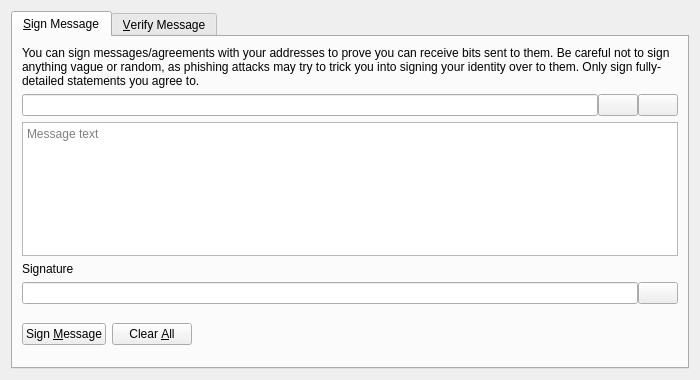
<?xml version="1.0" encoding="UTF-8"?>
<ui version="4.0">
 <class>SignVerifyMessageDialog</class>
 <widget class="QDialog" name="SignVerifyMessageDialog">
  <property name="geometry">
   <rect>
    <x>0</x>
    <y>0</y>
    <width>700</width>
    <height>380</height>
   </rect>
  </property>
  <property name="windowTitle">
   <string>Signatures - Sign / Verify a Message</string>
  </property>
  <property name="modal">
   <bool>true</bool>
  </property>
  <layout class="QVBoxLayout" name="verticalLayout">
   <item>
    <widget class="QTabWidget" name="tabWidget">
     <property name="currentIndex">
      <number>0</number>
     </property>
     <widget class="QWidget" name="tabSignMessage">
      <attribute name="title">
       <string>&amp;Sign Message</string>
      </attribute>
      <layout class="QVBoxLayout" name="verticalLayout_SM">
       <item>
        <widget class="QLabel" name="infoLabel_SM">
         <property name="text">
          <string>You can sign messages/agreements with your addresses to prove you can receive bits sent to them. Be careful not to sign anything vague or random, as phishing attacks may try to trick you into signing your identity over to them. Only sign fully-detailed statements you agree to.</string>
         </property>
         <property name="textFormat">
          <enum>Qt::PlainText</enum>
         </property>
         <property name="wordWrap">
          <bool>true</bool>
         </property>
        </widget>
       </item>
       <item>
        <layout class="QHBoxLayout" name="horizontalLayout_1_SM">
         <property name="spacing">
          <number>0</number>
         </property>
         <item>
          <widget class="QValidatedLineEdit" name="addressIn_SM">
           <property name="toolTip">
            <string>The FirstBitcoinCapitalCorp address to sign the message with</string>
           </property>
          </widget>
         </item>
         <item>
          <widget class="QPushButton" name="addressBookButton_SM">
           <property name="toolTip">
            <string>Choose previously used address</string>
           </property>
           <property name="text">
            <string/>
           </property>
           <property name="icon">
            <iconset resource="../bitcoin.qrc">
             <normaloff>:/icons/address-book</normaloff>:/icons/address-book</iconset>
           </property>
           <property name="shortcut">
            <string>Alt+A</string>
           </property>
           <property name="autoDefault">
            <bool>false</bool>
           </property>
          </widget>
         </item>
         <item>
          <widget class="QPushButton" name="pasteButton_SM">
           <property name="toolTip">
            <string>Paste address from clipboard</string>
           </property>
           <property name="text">
            <string/>
           </property>
           <property name="icon">
            <iconset resource="../bitcoin.qrc">
             <normaloff>:/icons/editpaste</normaloff>:/icons/editpaste</iconset>
           </property>
           <property name="shortcut">
            <string>Alt+P</string>
           </property>
           <property name="autoDefault">
            <bool>false</bool>
           </property>
          </widget>
         </item>
        </layout>
       </item>
       <item>
        <widget class="QPlainTextEdit" name="messageIn_SM">
         <property name="toolTip">
          <string>Enter the message you want to sign here</string>
         </property>
         <property name="placeholderText">
          <string>Message text</string>
         </property>
        </widget>
       </item>
       <item>
        <widget class="QLabel" name="signatureLabel_SM">
         <property name="text">
          <string>Signature</string>
         </property>
         <property name="textFormat">
          <enum>Qt::PlainText</enum>
         </property>
        </widget>
       </item>
       <item>
        <layout class="QHBoxLayout" name="horizontalLayout_2_SM">
         <property name="spacing">
          <number>0</number>
         </property>
         <item>
          <widget class="QLineEdit" name="signatureOut_SM">
           <property name="font">
            <font>
             <italic>true</italic>
            </font>
           </property>
           <property name="readOnly">
            <bool>true</bool>
           </property>
          </widget>
         </item>
         <item>
          <widget class="QPushButton" name="copySignatureButton_SM">
           <property name="toolTip">
            <string>Copy the current signature to the system clipboard</string>
           </property>
           <property name="text">
            <string/>
           </property>
           <property name="icon">
            <iconset resource="../bitcoin.qrc">
             <normaloff>:/icons/editcopy</normaloff>:/icons/editcopy</iconset>
           </property>
           <property name="autoDefault">
            <bool>false</bool>
           </property>
          </widget>
         </item>
        </layout>
       </item>
       <item>
        <layout class="QHBoxLayout" name="horizontalLayout_3_SM">
         <item>
          <widget class="QPushButton" name="signMessageButton_SM">
           <property name="toolTip">
            <string>Sign the message to prove you own this FirstBitcoinCapitalCorp address</string>
           </property>
           <property name="text">
            <string>Sign &amp;Message</string>
           </property>
           <property name="icon">
            <iconset resource="../bitcoin.qrc">
             <normaloff>:/icons/edit</normaloff>:/icons/edit</iconset>
           </property>
           <property name="autoDefault">
            <bool>false</bool>
           </property>
          </widget>
         </item>
         <item>
          <widget class="QPushButton" name="clearButton_SM">
           <property name="toolTip">
            <string>Reset all sign message fields</string>
           </property>
           <property name="text">
            <string>Clear &amp;All</string>
           </property>
           <property name="icon">
            <iconset resource="../bitcoin.qrc">
             <normaloff>:/icons/remove</normaloff>:/icons/remove</iconset>
           </property>
           <property name="autoDefault">
            <bool>false</bool>
           </property>
          </widget>
         </item>
         <item>
          <spacer name="horizontalSpacer_1_SM">
           <property name="orientation">
            <enum>Qt::Horizontal</enum>
           </property>
           <property name="sizeHint" stdset="0">
            <size>
             <width>40</width>
             <height>48</height>
            </size>
           </property>
          </spacer>
         </item>
         <item>
          <widget class="QLabel" name="statusLabel_SM">
           <property name="font">
            <font>
             <weight>75</weight>
             <bold>true</bold>
            </font>
           </property>
           <property name="text">
            <string/>
           </property>
           <property name="wordWrap">
            <bool>true</bool>
           </property>
          </widget>
         </item>
         <item>
          <spacer name="horizontalSpacer_2_SM">
           <property name="orientation">
            <enum>Qt::Horizontal</enum>
           </property>
           <property name="sizeHint" stdset="0">
            <size>
             <width>40</width>
             <height>48</height>
            </size>
           </property>
          </spacer>
         </item>
        </layout>
       </item>
      </layout>
     </widget>
     <widget class="QWidget" name="tabVerifyMessage">
      <attribute name="title">
       <string>&amp;Verify Message</string>
      </attribute>
      <layout class="QVBoxLayout" name="verticalLayout_VM">
       <item>
        <widget class="QLabel" name="infoLabel_VM">
         <property name="text">
          <string>Enter the receiver's address, message (ensure you copy line breaks, spaces, tabs, etc. exactly) and signature below to verify the message. Be careful not to read more into the signature than what is in the signed message itself, to avoid being tricked by a man-in-the-middle attack. Note that this only proves the signing party receives with the address, it cannot prove sendership of any transaction!</string>
         </property>
         <property name="textFormat">
          <enum>Qt::PlainText</enum>
         </property>
         <property name="alignment">
          <set>Qt::AlignLeading|Qt::AlignLeft|Qt::AlignTop</set>
         </property>
         <property name="wordWrap">
          <bool>true</bool>
         </property>
        </widget>
       </item>
       <item>
        <layout class="QHBoxLayout" name="horizontalLayout_1_VM">
         <property name="spacing">
          <number>0</number>
         </property>
         <item>
          <widget class="QValidatedLineEdit" name="addressIn_VM">
           <property name="toolTip">
            <string>The FirstBitcoinCapitalCorp address the message was signed with</string>
           </property>
          </widget>
         </item>
         <item>
          <widget class="QPushButton" name="addressBookButton_VM">
           <property name="toolTip">
            <string>Choose previously used address</string>
           </property>
           <property name="text">
            <string/>
           </property>
           <property name="icon">
            <iconset resource="../bitcoin.qrc">
             <normaloff>:/icons/address-book</normaloff>:/icons/address-book</iconset>
           </property>
           <property name="shortcut">
            <string>Alt+A</string>
           </property>
           <property name="autoDefault">
            <bool>false</bool>
           </property>
          </widget>
         </item>
        </layout>
       </item>
       <item>
        <widget class="QPlainTextEdit" name="messageIn_VM">
         <property name="placeholderText">
          <string>Enter message to verify</string>
         </property>
        </widget>
       </item>
       <item>
        <widget class="QValidatedLineEdit" name="signatureIn_VM">
         <property name="placeholderText">
          <string>Enter signature</string>
         </property>
        </widget>
       </item>
       <item>
        <layout class="QHBoxLayout" name="horizontalLayout_2_VM">
         <item>
          <widget class="QPushButton" name="verifyMessageButton_VM">
           <property name="toolTip">
            <string>Verify the message to ensure it was signed with the specified FirstBitcoinCapitalCorp address</string>
           </property>
           <property name="text">
            <string>Verify &amp;Message</string>
           </property>
           <property name="icon">
            <iconset resource="../bitcoin.qrc">
             <normaloff>:/icons/transaction_0</normaloff>:/icons/transaction_0</iconset>
           </property>
           <property name="autoDefault">
            <bool>false</bool>
           </property>
          </widget>
         </item>
         <item>
          <widget class="QPushButton" name="clearButton_VM">
           <property name="toolTip">
            <string>Reset all verify message fields</string>
           </property>
           <property name="text">
            <string>Clear &amp;All</string>
           </property>
           <property name="icon">
            <iconset resource="../bitcoin.qrc">
             <normaloff>:/icons/remove</normaloff>:/icons/remove</iconset>
           </property>
           <property name="autoDefault">
            <bool>false</bool>
           </property>
          </widget>
         </item>
         <item>
          <spacer name="horizontalSpacer_1_VM">
           <property name="orientation">
            <enum>Qt::Horizontal</enum>
           </property>
           <property name="sizeHint" stdset="0">
            <size>
             <width>40</width>
             <height>48</height>
            </size>
           </property>
          </spacer>
         </item>
         <item>
          <widget class="QLabel" name="statusLabel_VM">
           <property name="font">
            <font>
             <weight>75</weight>
             <bold>true</bold>
            </font>
           </property>
           <property name="text">
            <string/>
           </property>
           <property name="wordWrap">
            <bool>true</bool>
           </property>
          </widget>
         </item>
         <item>
          <spacer name="horizontalSpacer_2_VM">
           <property name="orientation">
            <enum>Qt::Horizontal</enum>
           </property>
           <property name="sizeHint" stdset="0">
            <size>
             <width>40</width>
             <height>48</height>
            </size>
           </property>
          </spacer>
         </item>
        </layout>
       </item>
      </layout>
     </widget>
    </widget>
   </item>
  </layout>
 </widget>
 <customwidgets>
  <customwidget>
   <class>QValidatedLineEdit</class>
   <extends>QLineEdit</extends>
   <header>qvalidatedlineedit.h</header>
  </customwidget>
 </customwidgets>
 <resources>
  <include location="../bitcoin.qrc"/>
 </resources>
 <connections/>
</ui>
